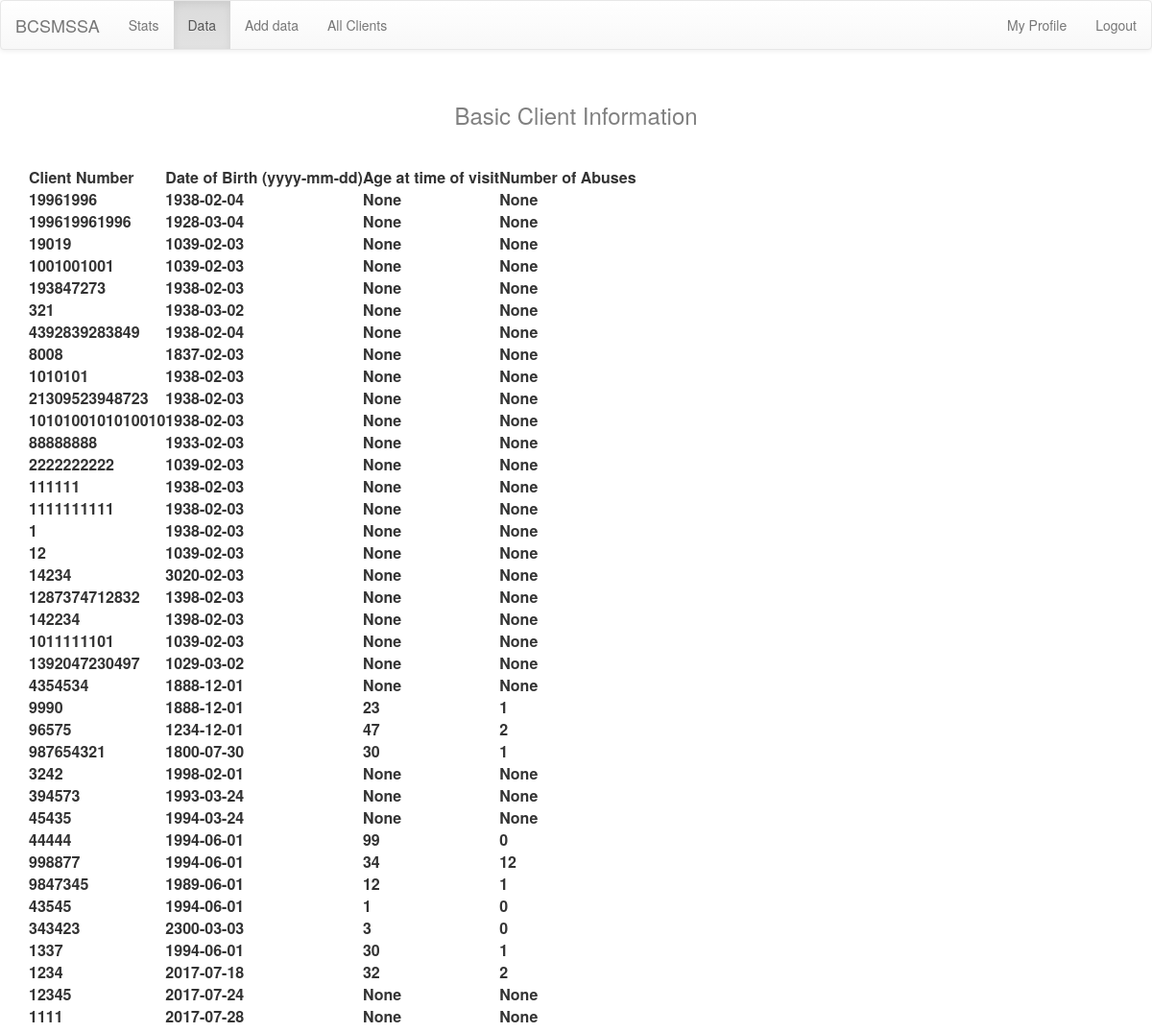
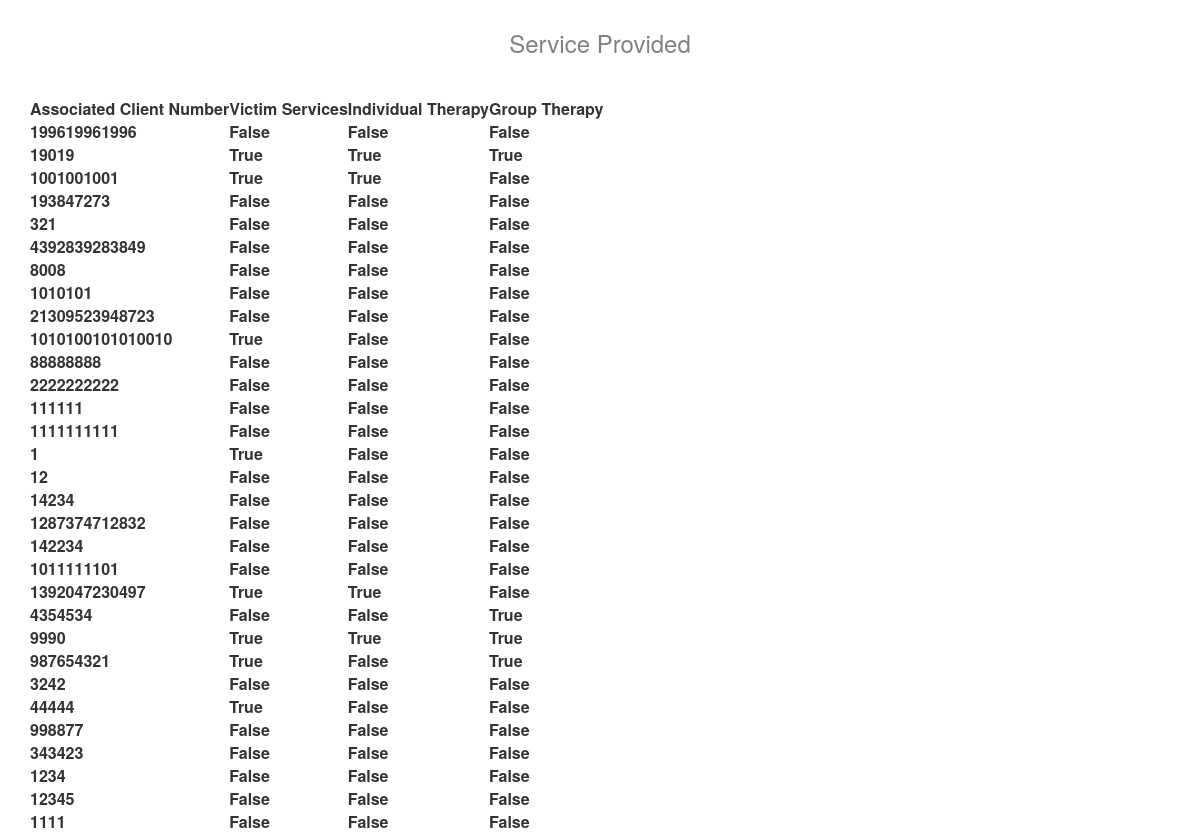
The app's page /data/ (signed in, upper part), older data (2 pictures, top to bottom).
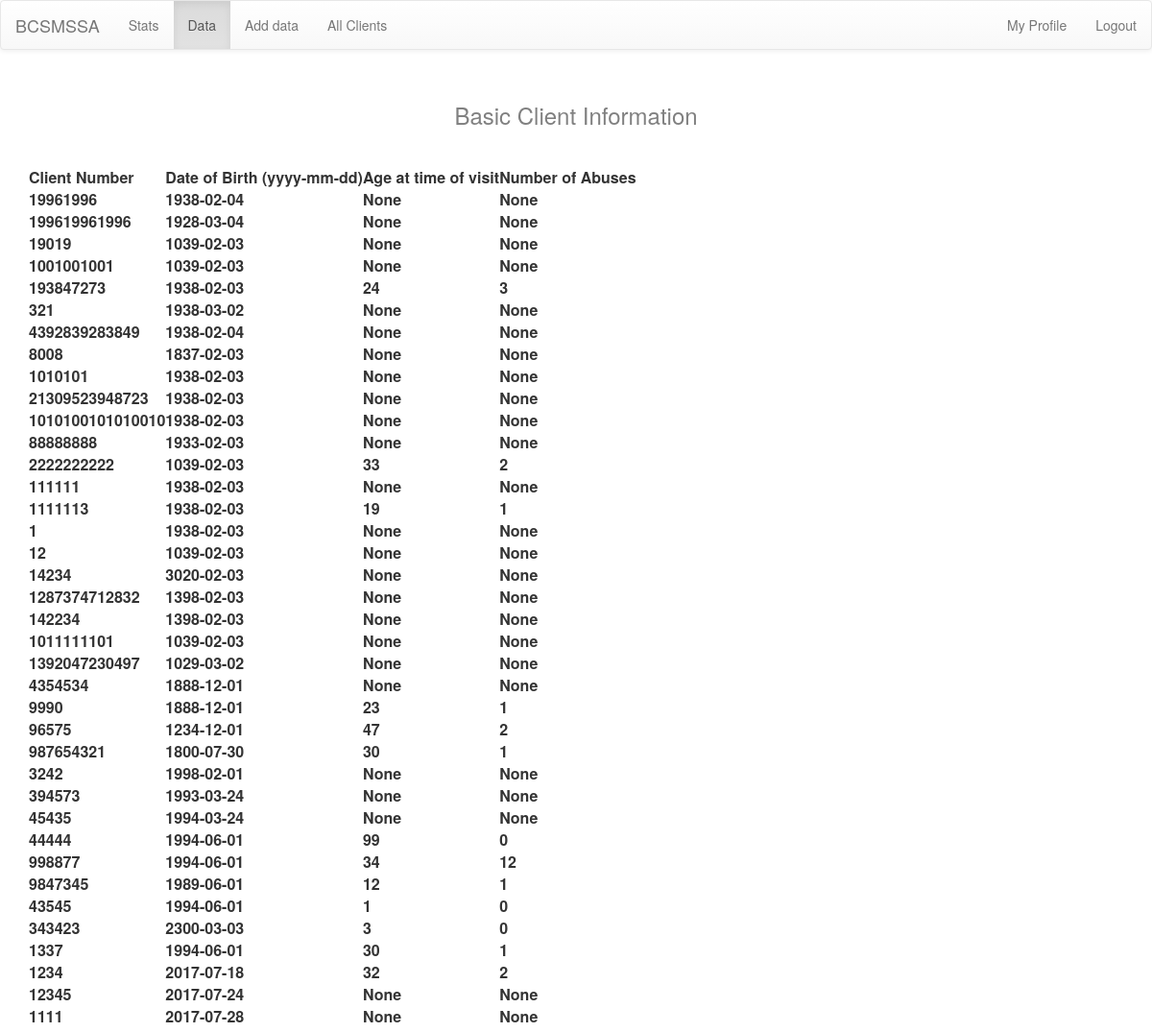
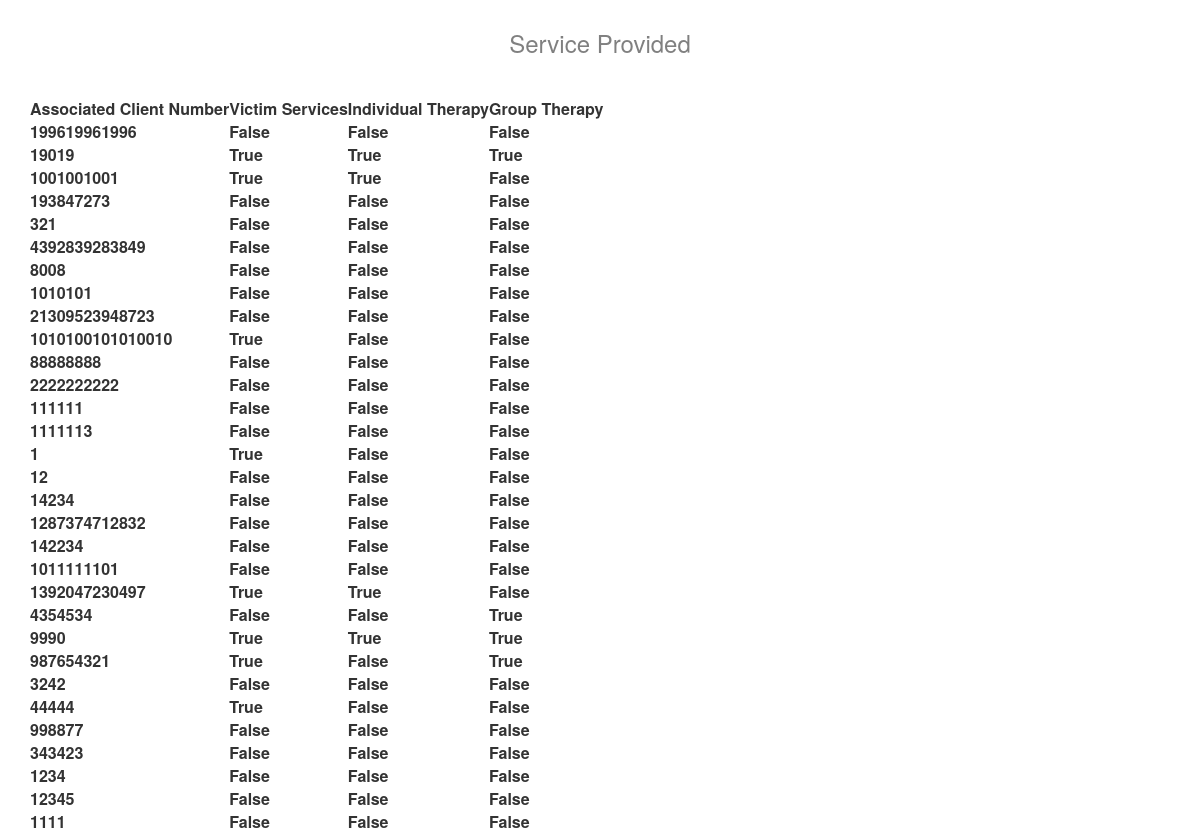
The same page, newer data (2 pictures, top to bottom).
### stats/models.py (models this page shows, shortened)
class Client( models.Model ):
    user = models.ForeignKey(User, null=True, default=None, on_delete=models.SET_DEFAULT, verbose_name="Input by User")
    client_number       = models.IntegerField(verbose_name="Client Number", unique=True)
    date_of_birth       = models.DateField('Date of Birth (yyyy-mm-dd)')
    age                 = models.IntegerField(null=True, blank=True, default=None, verbose_name="Age at time of visit")
    number_of_abuses    = models.IntegerField(null=True, blank=True, default=None, verbose_name="Number of Abuses")
    def __str__(self):
        return str(self.client_number)
    def __iter__(self):
        for field in self._meta.fields:
            if field.name != 'id' and field.name != 'user':
                yield field.value_to_string(self)

### stats/views.py (the view)
# urls.py: url(r'^data/$', views.data, name='data'),
@login_required
def data(request):
    data = {}
    data['clients']         = Client.objects.all()
    data['client_fields']   = Client._meta.get_fields()[5:]
    data['services']        = RequestedService.objects.all()
    data['service_fields']  = RequestedService._meta.get_fields()[0:]
    data['referrals']       = Referral.objects.all()
    data['referral_fields'] = Referral._meta.get_fields()[0:]
    data['abuses']          = Abuse.objects.all()
    data['abuse_fields']    = Abuse._meta.get_fields()[2:]
    data['situations']      = CurrentSituation.objects.all()
    data['sitch_fields']    = CurrentSituation._meta.get_fields()[1:]
    return render(request, 'stats/data.html', data)

### stats/models.py (called while the page is built)
    def __iter__(self):
        for field in self._meta.fields:
            val = field.value_to_string(self)
            if field.name == 'client1':
                yield Client.objects.get(pk=int(val))
            else:
                yield val

    def __iter__(self):
        for field in self._meta.fields:
            val = field.value_to_string(self)
            if field.name == 'client1':
                yield Client.objects.get(pk=int(val))
            else:
                yield val

    def __str__(self):
        return str(self.client)

    def __iter__(self):
        for field in self._meta.fields:
            if field.name != 'id':
                val = field.value_to_string(self)
                if field.name == 'client1':
                    yield Client.objects.get(pk=int(val))
                else:
                    yield val

    def __iter__(self):
        for field in self._meta.fields:
            if field.name != 'id':
                val = field.value_to_string(self)
                if field.name == 'abuse':
                    yield Abuse.objects.get(pk=int(val))
                else:
                    yield val

### stats/templates/stats/data.html (shortened to what this page needs)
{% extends 'stats/base.html' %}
{% block head %}
    <link rel="stylesheet" type="text/css" href="https://cdn.datatables.net/v/dt/dt-1.10.15/datatables.min.css"/>
{% endblock %}
{% block body %}
<div class='data'>
    <h3>Basic Client Information</h3>
    <table id="clientTable">
        <thead>
            <tr>
                {% for field in client_fields %}
                    <th>{{ field.verbose_name }}</th>
                {% endfor %}
            </tr>
        </thead>
        <tbody>
            {% for client in clients %}
                <tr>
                    {% for value in client %}
                        <th>{{ value }}</th>
                    {% endfor %}
                </tr>
            {% endfor %}
        </tbody>
    </table>
    <h3>Service Provided</h3>
    <table id="servicesTable">
        <thead>
            <tr>
                {% for field in service_fields %}
                    <th>{{ field.verbose_name }}</th>
                {% endfor %}
            </tr>
        </thead>
        <tbody>
            {% for service in services %}
                <tr>
                    {% for value in service %}
                        <th>{{ value }}</th>
                    {% endfor %}
                </tr>
            {% endfor %}
        </tbody>
    </table>
</div>
{% endblock %}

Row changes from the older to the newer data that the page shows:
changed Client (number 15 of 38 on the later page): client_number "1111111111" → "1111113"
Text that changed along with them:
new list line: "24"
new list line: "3"
new list line: "33"
new list line: "2"
new list line: "1111113"
new list line: "19"
new list line: "1"
list line gone: "None"
list line gone: "1111111111"
